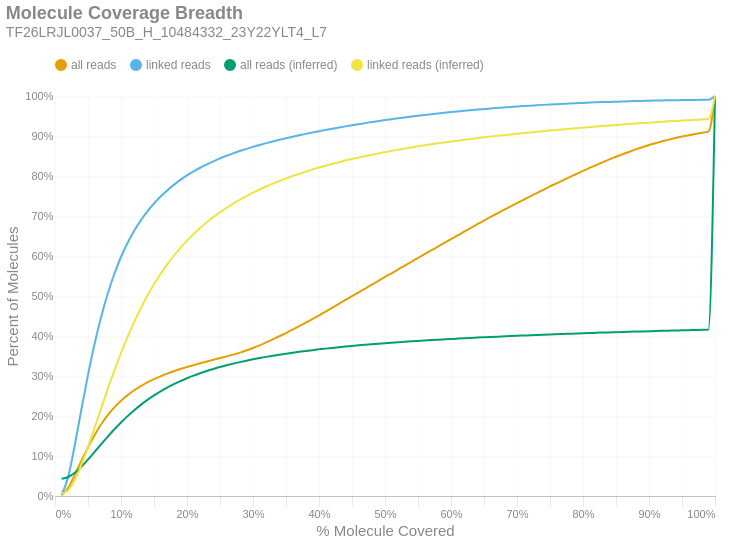

The notebook cell this image was saved under:
### Markdown cell above
### Molecule Read Coverage
This chart shows molecule coverage breadth as computed by the number of bases aligned to that molecule. In other words, "*how much of each unique long molecule is actually sequenced/aligned?*" Keep in mind there is a distinction between sequences and alignments, since some sequences belonging to a particular molecule may not align well and wouldn't appear in the alignment data. This chart also shows molecule coverage breadth as computed by the *inferred fragment* from which the aligned sequences originate. Unlike read coverage, this calculation takes into account the total insert size, including unsequenced gaps between the forward and reverse reads. Like the previous figures, these are cumulative percents.

### Code cell
if SKIPLR:
    print_html(f"Skipped")
else:
    binned_df = consolidated_hist(valids['coverage_bp'], mask, 0.01, True)
    binned_df_inf = consolidated_hist(valids['coverage_inserts'], mask, 0.01, True)
    binned_df = binned_df.with_columns(pl.lit(binned_df_inf['all reads (cumsum)']).alias('all reads (inferred)'))
    binned_df = binned_df.with_columns(pl.lit(binned_df_inf['linked reads (cumsum)']).alias('linked reads (inferred)'))
    binned_df = binned_df.with_columns(
        (pl.col('bin').cast(pl.Float64) + 0.01).alias('right_edge')
    )

    with SafeRender(binned_df):
        (
            density_plot(binned_df, 'Molecule Coverage Breadth', samplename, 'molcov', ['all reads (inferred)','linked reads (inferred)'])
            .encode(
                #x=alt.X('bin:Q', title="% Molecule Covered").axis(format = '%').scale(padding=0),
                x=alt.X('right_edge:Q', title="% Molecule Covered").axis(format='%').scale(padding=0),
                y=alt.Y('value:Q', title='Percent of Molecules')
                    .axis(format='%')
                    .stack(False)
                    .scale(domainMin=0, padding=0),
                color=alt.Color("key:N").scale(domain = ["all reads", "linked reads", "all reads (inferred)", "linked reads (inferred)"]),
                tooltip = [
                    alt.Tooltip("key:N", title = "Data Type"),
                    alt.Tooltip("range_label:N", title="% Molecule Covered"),
                    alt.Tooltip("value:Q", format = ".2%", title="% Molecules")
                ]
            )
        ).display()

### Figure 1 — Vega-Lite specification as saved in the notebook (floating-point values rounded to 4 significant figures)
{"width": "container", "height": 400, "config": {"title": {"anchor": "start", "dy": -15, "fontSize": 18, "color": "#888888", "subtitleColor": "#888888", "subtitleFontSize": 14}, "arc": {"fill": "#0072B2"}, "axis": {"domainColor": "#888888", "domainWidth": 0.5, "gridWidth": 0.2, "grid": false, "titleFontWeight": 400, "titleFontSize": 15, "labelFontSize": 11, "labelColor": "#888888", "tickColor": "#888888", "tickWidth": 0.2, "titleColor": "#888888"}, "axisBand": {"grid": false}, "axisX": {"grid": true, "tickSize": 10, "domainCap": "round"}, "axisY": {"domain": false, "grid": true, "tickSize": 0, "domainCap": "round"}, "background": "transparent", "header": {"labelFontSize": 15, "labelColor": "#888888", "titleFontSize": 15, "titleFontWeight": 600, "titleColor": "#888888"}, "legend": {"labelFont": "sans-serif", "labelFontSize": 12, "labelColor": "#888888", "symbolSize": 100, "symbolType": "circle", "titleFontSize": 12, "titlePadding": 10, "titleColor": "#888888", "title": null, "orient": "top"}, "range": {"category": ["#E69F00", "#56B4E9", "#009E73", "#F0E442", "#0072B2", "#D55E00", "#CC79A7", "#000000"], "diverging": ["#cfe8f3", "#a2d4ec", "#73bfe2", "#46abdb", "#1696d2", "#12719e"]}, "area": {"fill": "#0072B2", "fillOpacity": 0.7, "line": true, "strokeOpacity": 0.7}, "line": {"color": "#0072B2", "stroke": "#0072B2", "strokeWidth": 2}, "trail": {"color": "#0072B2", "stroke": "#0072B2", "strokeWidth": 0, "size": 1}, "point": {"filled": true, "fillOpacity": 1.0, "size": 95}, "text": {"color": "#888888", "fontSize": 11, "align": "right", "fontWeight": 400, "size": 11}, "bar": {"fill": "#0072B2", "stroke": null}, "view": {"stroke": null, "continuousWidth": 660, "continuousHeight": 400}}, "data": {"name": "data-6a3999353bb887e6ebb714929e23c12d"}, "mark": {"type": "line", "interpolate": "monotone", "point": {"opacity": 0, "size": 275}}, "encoding": {"color": {"field": "key", "scale": {"domain": ["all reads", "linked reads", "all reads (inferred)", "linked reads (inferred)"]}, "type": "nominal"}, "tooltip": [{"field": "key", "title": "Data Type", "type": "nominal"}, {"field": "range_label", "title": "% Molecule Covered", "type": "nominal"}, {"field": "value", "format": ".2%", "title": "% Molecules", "type": "quantitative"}], "x": {"axis": {"format": "%"}, "field": "right_edge", "scale": {"padding": 0}, "title": "% Molecule Covered", "type": "quantitative"}, "y": {"axis": {"format": "%"}, "field": "value", "scale": {"domainMin": 0, "padding": 0}, "stack": false, "title": "Percent of Molecules", "type": "quantitative"}}, "params": [{"name": "param_c36ac31b6afebe62", "select": {"type": "point", "fields": ["key"]}, "bind": "legend"}], "title": {"text": "Molecule Coverage Breadth", "subtitle": "TF26LRJL0037_50B_H_10484332_23Y22YLT4_L7"}, "transform": [{"fold": ["all reads (cumsum)", "linked reads (cumsum)", "all reads (inferred)", "linked reads (inferred)"]}, {"calculate": "replace(datum.key, ' (cumsum)', '')", "as": "key"}, {"filter": {"param": "param_c36ac31b6afebe62"}}], "usermeta": {"embedOptions": {"downloadFileName": "TF26LRJL0037_50B_H_10484332_23Y22YLT4_L7.molcov"}}, "$schema": "https://vega.github.io/schema/vega-lite/v6.4.1.json", "datasets": {"data-6a3999353bb887e6ebb714929e23c12d": [{"bin": "0.0", "interval": "0.0-0.01", "all reads": 0.001547, "linked reads": 0.002835, "all reads (cumsum)": 0.001547, "linked reads (cumsum)": 0.002835, "range_label": "0.0-0.01", "all reads (inferred)": 0.04322, "linked reads (inferred)": 0.005363, "right_edge": 0.01}, {"bin": "0.01", "interval": "0.01-0.02", "all reads": 0.01887, "linked reads": 0.04497, "all reads (cumsum)": 0.02041, "linked reads (cumsum)": 0.04781, "range_label": "0.01-0.02", "all reads (inferred)": 0.04749, "linked reads (inferred)": 0.01438, "right_edge": 0.02}, {"bin": "0.02", "interval": "0.02-0.03", "all reads": 0.0322, "linked reads": 0.07986, "all reads (cumsum)": 0.05262, "linked reads (cumsum)": 0.1277, "range_label": "0.02-0.03", "all reads (inferred)": 0.05805, "linked reads (inferred)": 0.03977, "right_edge": 0.03}, {"bin": "0.03", "interval": "0.03-0.04", "all reads": 0.03534, "linked reads": 0.08907, "all reads (cumsum)": 0.08796, "linked reads (cumsum)": 0.2167, "range_label": "0.03-0.04", "all reads (inferred)": 0.07332, "linked reads (inferred)": 0.07761, "right_edge": 0.04}, {"bin": "0.04", "interval": "0.04-0.05", "all reads": 0.03395, "linked reads": 0.08595, "all reads (cumsum)": 0.1219, "linked reads (cumsum)": 0.3027, "range_label": "0.04-0.05", "all reads (inferred)": 0.0912, "linked reads (inferred)": 0.1224, "right_edge": 0.05}, {"bin": "0.05", "interval": "0.05-0.06", "all reads": 0.03071, "linked reads": 0.07792, "all reads (cumsum)": 0.1526, "linked reads (cumsum)": 0.3806, "range_label": "0.05-0.06", "all reads (inferred)": 0.1103, "linked reads (inferred)": 0.1706, "right_edge": 0.06}, {"bin": "0.06", "interval": "0.06-0.07", "all reads": 0.02673, "linked reads": 0.06782, "all reads (cumsum)": 0.1794, "linked reads (cumsum)": 0.4484, "range_label": "0.06-0.07", "all reads (inferred)": 0.1297, "linked reads (inferred)": 0.2197, "right_edge": 0.07}, {"bin": "0.07", "interval": "0.07-0.08", "all reads": 0.02284, "linked reads": 0.05796, "all reads (cumsum)": 0.2022, "linked reads (cumsum)": 0.5064, "range_label": "0.07-0.08", "all reads (inferred)": 0.1486, "linked reads (inferred)": 0.2677, "right_edge": 0.08}, {"bin": "0.08", "interval": "0.08-0.09", "all reads": 0.01945, "linked reads": 0.04927, "all reads (cumsum)": 0.2216, "linked reads (cumsum)": 0.5557, "range_label": "0.08-0.09", "all reads (inferred)": 0.1668, "linked reads (inferred)": 0.3139, "right_edge": 0.09}, {"bin": "0.09", "interval": "0.09-0.1", "all reads": 0.01655, "linked reads": 0.04182, "all reads (cumsum)": 0.2382, "linked reads (cumsum)": 0.5975, "range_label": "0.09-0.1", "all reads (inferred)": 0.1838, "linked reads (inferred)": 0.3572, "right_edge": 0.1}, {"bin": "0.1", "interval": "0.1-0.11", "all reads": 0.01409, "linked reads": 0.03548, "all reads (cumsum)": 0.2523, "linked reads (cumsum)": 0.633, "range_label": "0.1-0.11", "all reads (inferred)": 0.1996, "linked reads (inferred)": 0.3976, "right_edge": 0.11}, {"bin": "0.11", "interval": "0.11-0.12", "all reads": 0.01205, "linked reads": 0.03023, "all reads (cumsum)": 0.2643, "linked reads (cumsum)": 0.6632, "range_label": "0.11-0.12", "all reads (inferred)": 0.2143, "linked reads (inferred)": 0.435, "right_edge": 0.12}, {"bin": "0.12", "interval": "0.12-0.13", "all reads": 0.01046, "linked reads": 0.02603, "all reads (cumsum)": 0.2748, "linked reads (cumsum)": 0.6892, "range_label": "0.12-0.13", "all reads (inferred)": 0.2278, "linked reads (inferred)": 0.4693, "right_edge": 0.13}, {"bin": "0.13", "interval": "0.13-0.14", "all reads": 0.009142, "linked reads": 0.02246, "all reads (cumsum)": 0.2839, "linked reads (cumsum)": 0.7117, "range_label": "0.13-0.14", "all reads (inferred)": 0.2402, "linked reads (inferred)": 0.5007, "right_edge": 0.14}, {"bin": "0.14", "interval": "0.14-0.15", "all reads": 0.008069, "linked reads": 0.01958, "all reads (cumsum)": 0.292, "linked reads (cumsum)": 0.7313, "range_label": "0.14-0.15", "all reads (inferred)": 0.2514, "linked reads (inferred)": 0.5292, "right_edge": 0.15}, {"bin": "0.15", "interval": "0.15-0.16", "all reads": 0.007266, "linked reads": 0.01737, "all reads (cumsum)": 0.2993, "linked reads (cumsum)": 0.7486, "range_label": "0.15-0.16", "all reads (inferred)": 0.2616, "linked reads (inferred)": 0.5552, "right_edge": 0.16}, {"bin": "0.16", "interval": "0.16-0.17", "all reads": 0.006567, "linked reads": 0.01543, "all reads (cumsum)": 0.3058, "linked reads (cumsum)": 0.7641, "range_label": "0.16-0.17", "all reads (inferred)": 0.2709, "linked reads (inferred)": 0.579, "right_edge": 0.17}, {"bin": "0.17", "interval": "0.17-0.18", "all reads": 0.005966, "linked reads": 0.01371, "all reads (cumsum)": 0.3118, "linked reads (cumsum)": 0.7778, "range_label": "0.17-0.18", "all reads (inferred)": 0.2795, "linked reads (inferred)": 0.6006, "right_edge": 0.18}, {"bin": "0.18", "interval": "0.18-0.19", "all reads": 0.00556, "linked reads": 0.01242, "all reads (cumsum)": 0.3173, "linked reads (cumsum)": 0.7902, "range_label": "0.18-0.19", "all reads (inferred)": 0.2873, "linked reads (inferred)": 0.6205, "right_edge": 0.19}, {"bin": "0.19", "interval": "0.19-0.2", "all reads": 0.005144, "linked reads": 0.01119, "all reads (cumsum)": 0.3225, "linked reads (cumsum)": 0.8014, "range_label": "0.19-0.2", "all reads (inferred)": 0.2944, "linked reads (inferred)": 0.6386, "right_edge": 0.2}, {"bin": "0.2", "interval": "0.2-0.21", "all reads": 0.004751, "linked reads": 0.01003, "all reads (cumsum)": 0.3272, "linked reads (cumsum)": 0.8114, "range_label": "0.2-0.21", "all reads (inferred)": 0.3009, "linked reads (inferred)": 0.6551, "right_edge": 0.21}, {"bin": "0.21", "interval": "0.21-0.22", "all reads": 0.004566, "linked reads": 0.009223, "all reads (cumsum)": 0.3318, "linked reads (cumsum)": 0.8206, "range_label": "0.21-0.22", "all reads (inferred)": 0.3069, "linked reads (inferred)": 0.6703, "right_edge": 0.22}, {"bin": "0.22", "interval": "0.22-0.23", "all reads": 0.004387, "linked reads": 0.008363, "all reads (cumsum)": 0.3362, "linked reads (cumsum)": 0.829, "range_label": "0.22-0.23", "all reads (inferred)": 0.3125, "linked reads (inferred)": 0.6843, "right_edge": 0.23}, {"bin": "0.23", "interval": "0.23-0.24", "all reads": 0.004327, "linked reads": 0.007786, "all reads (cumsum)": 0.3405, "linked reads (cumsum)": 0.8368, "range_label": "0.23-0.24", "all reads (inferred)": 0.3175, "linked reads (inferred)": 0.6972, "right_edge": 0.24}, {"bin": "0.24", "interval": "0.24-0.25", "all reads": 0.004263, "linked reads": 0.007153, "all reads (cumsum)": 0.3448, "linked reads (cumsum)": 0.8439, "range_label": "0.24-0.25", "all reads (inferred)": 0.3223, "linked reads (inferred)": 0.7094, "right_edge": 0.25}, {"bin": "0.25", "interval": "0.25-0.26", "all reads": 0.004231, "linked reads": 0.006604, "all reads (cumsum)": 0.349, "linked reads (cumsum)": 0.8505, "range_label": "0.25-0.26", "all reads (inferred)": 0.3267, "linked reads (inferred)": 0.7205, "right_edge": 0.26}, {"bin": "0.26", "interval": "0.26-0.27", "all reads": 0.004497, "linked reads": 0.006147, "all reads (cumsum)": 0.3535, "linked reads (cumsum)": 0.8567, "range_label": "0.26-0.27", "all reads (inferred)": 0.3309, "linked reads (inferred)": 0.731, "right_edge": 0.27}, {"bin": "0.27", "interval": "0.27-0.28", "all reads": 0.004915, "linked reads": 0.00571, "all reads (cumsum)": 0.3584, "linked reads (cumsum)": 0.8624, "range_label": "0.27-0.28", "all reads (inferred)": 0.3347, "linked reads (inferred)": 0.7407, "right_edge": 0.28}, {"bin": "0.28", "interval": "0.28-0.29", "all reads": 0.005449, "linked reads": 0.005412, "all reads (cumsum)": 0.3639, "linked reads (cumsum)": 0.8678, "range_label": "0.28-0.29", "all reads (inferred)": 0.3383, "linked reads (inferred)": 0.7498, "right_edge": 0.29}, {"bin": "0.29", "interval": "0.29-0.3", "all reads": 0.006053, "linked reads": 0.005095, "all reads (cumsum)": 0.3699, "linked reads (cumsum)": 0.8729, "range_label": "0.29-0.3", "all reads (inferred)": 0.3417, "linked reads (inferred)": 0.7583, "right_edge": 0.3}, {"bin": "0.3", "interval": "0.3-0.31", "all reads": 0.006647, "linked reads": 0.004729, "all reads (cumsum)": 0.3766, "linked reads (cumsum)": 0.8776, "range_label": "0.3-0.31", "all reads (inferred)": 0.3448, "linked reads (inferred)": 0.7662, "right_edge": 0.31}, {"bin": "0.31", "interval": "0.31-0.32", "all reads": 0.007303, "linked reads": 0.004519, "all reads (cumsum)": 0.3839, "linked reads (cumsum)": 0.8821, "range_label": "0.31-0.32", "all reads (inferred)": 0.3478, "linked reads (inferred)": 0.7738, "right_edge": 0.32}, {"bin": "0.32", "interval": "0.32-0.33", "all reads": 0.007661, "linked reads": 0.004271, "all reads (cumsum)": 0.3915, "linked reads (cumsum)": 0.8864, "range_label": "0.32-0.33", "all reads (inferred)": 0.3506, "linked reads (inferred)": 0.7809, "right_edge": 0.33}, {"bin": "0.33", "interval": "0.33-0.34", "all reads": 0.007776, "linked reads": 0.004049, "all reads (cumsum)": 0.3993, "linked reads (cumsum)": 0.8905, "range_label": "0.33-0.34", "all reads (inferred)": 0.3533, "linked reads (inferred)": 0.7875, "right_edge": 0.34}, {"bin": "0.34", "interval": "0.34-0.35", "all reads": 0.008124, "linked reads": 0.003925, "all reads (cumsum)": 0.4074, "linked reads (cumsum)": 0.8944, "range_label": "0.34-0.35", "all reads (inferred)": 0.3558, "linked reads (inferred)": 0.7939, "right_edge": 0.35}, {"bin": "0.35", "interval": "0.35-0.36", "all reads": 0.008451, "linked reads": 0.003801, "all reads (cumsum)": 0.4159, "linked reads (cumsum)": 0.8982, "range_label": "0.35-0.36", "all reads (inferred)": 0.3582, "linked reads (inferred)": 0.7999, "right_edge": 0.36}, {"bin": "0.36", "interval": "0.36-0.37", "all reads": 0.008608, "linked reads": 0.003631, "all reads (cumsum)": 0.4245, "linked reads (cumsum)": 0.9018, "range_label": "0.36-0.37", "all reads (inferred)": 0.3604, "linked reads (inferred)": 0.8056, "right_edge": 0.37}, {"bin": "0.37", "interval": "0.37-0.38", "all reads": 0.008745, "linked reads": 0.003502, "all reads (cumsum)": 0.4332, "linked reads (cumsum)": 0.9053, "range_label": "0.37-0.38", "all reads (inferred)": 0.3626, "linked reads (inferred)": 0.811, "right_edge": 0.38}, {"bin": "0.38", "interval": "0.38-0.39", "all reads": 0.008879, "linked reads": 0.003353, "all reads (cumsum)": 0.4421, "linked reads (cumsum)": 0.9087, "range_label": "0.38-0.39", "all reads (inferred)": 0.3647, "linked reads (inferred)": 0.8162, "right_edge": 0.39}, {"bin": "0.39", "interval": "0.39-0.4", "all reads": 0.009229, "linked reads": 0.00331, "all reads (cumsum)": 0.4514, "linked reads (cumsum)": 0.912, "range_label": "0.39-0.4", "all reads (inferred)": 0.3666, "linked reads (inferred)": 0.8211, "right_edge": 0.4}, {"bin": "0.4", "interval": "0.4-0.41", "all reads": 0.009388, "linked reads": 0.003093, "all reads (cumsum)": 0.4607, "linked reads (cumsum)": 0.9151, "range_label": "0.4-0.41", "all reads (inferred)": 0.3684, "linked reads (inferred)": 0.8257, "right_edge": 0.41}, {"bin": "0.41", "interval": "0.41-0.42", "all reads": 0.009845, "linked reads": 0.003097, "all reads (cumsum)": 0.4706, "linked reads (cumsum)": 0.9182, "range_label": "0.41-0.42", "all reads (inferred)": 0.3702, "linked reads (inferred)": 0.8301, "right_edge": 0.42}, {"bin": "0.42", "interval": "0.42-0.43", "all reads": 0.009801, "linked reads": 0.002932, "all reads (cumsum)": 0.4804, "linked reads (cumsum)": 0.9211, "range_label": "0.42-0.43", "all reads (inferred)": 0.3719, "linked reads (inferred)": 0.8344, "right_edge": 0.43}, {"bin": "0.43", "interval": "0.43-0.44", "all reads": 0.009671, "linked reads": 0.002917, "all reads (cumsum)": 0.4901, "linked reads (cumsum)": 0.924, "range_label": "0.43-0.44", "all reads (inferred)": 0.3735, "linked reads (inferred)": 0.8385, "right_edge": 0.44}, {"bin": "0.44", "interval": "0.44-0.45", "all reads": 0.009664, "linked reads": 0.002814, "all reads (cumsum)": 0.4997, "linked reads (cumsum)": 0.9268, "range_label": "0.44-0.45", "all reads (inferred)": 0.3751, "linked reads (inferred)": 0.8424, "right_edge": 0.45}, {"bin": "0.45", "interval": "0.45-0.46", "all reads": 0.00954, "linked reads": 0.002705, "all reads (cumsum)": 0.5093, "linked reads (cumsum)": 0.9295, "range_label": "0.45-0.46", "all reads (inferred)": 0.3766, "linked reads (inferred)": 0.8462, "right_edge": 0.46}, {"bin": "0.46", "interval": "0.46-0.47", "all reads": 0.009436, "linked reads": 0.002645, "all reads (cumsum)": 0.5187, "linked reads (cumsum)": 0.9322, "range_label": "0.46-0.47", "all reads (inferred)": 0.378, "linked reads (inferred)": 0.8498, "right_edge": 0.47}, {"bin": "0.47", "interval": "0.47-0.48", "all reads": 0.009627, "linked reads": 0.00255, "all reads (cumsum)": 0.5283, "linked reads (cumsum)": 0.9347, "range_label": "0.47-0.48", "all reads (inferred)": 0.3794, "linked reads (inferred)": 0.8532, "right_edge": 0.48}, {"bin": "0.48", "interval": "0.48-0.49", "all reads": 0.009352, "linked reads": 0.002487, "all reads (cumsum)": 0.5377, "linked reads (cumsum)": 0.9372, "range_label": "0.48-0.49", "all reads (inferred)": 0.3807, "linked reads (inferred)": 0.8565, "right_edge": 0.49}, {"bin": "0.49", "interval": "0.49-0.5", "all reads": 0.01028, "linked reads": 0.002495, "all reads (cumsum)": 0.5479, "linked reads (cumsum)": 0.9397, "range_label": "0.49-0.5", "all reads (inferred)": 0.382, "linked reads (inferred)": 0.8597, "right_edge": 0.5}, {"bin": "0.5", "interval": "0.5-0.51", "all reads": 0.008826, "linked reads": 0.00223, "all reads (cumsum)": 0.5568, "linked reads (cumsum)": 0.942, "range_label": "0.5-0.51", "all reads (inferred)": 0.3832, "linked reads (inferred)": 0.8628, "right_edge": 0.51}, {"bin": "0.51", "interval": "0.51-0.52", "all reads": 0.00985, "linked reads": 0.002257, "all reads (cumsum)": 0.5666, "linked reads (cumsum)": 0.9442, "range_label": "0.51-0.52", "all reads (inferred)": 0.3844, "linked reads (inferred)": 0.8657, "right_edge": 0.52}, {"bin": "0.52", "interval": "0.52-0.53", "all reads": 0.009442, "linked reads": 0.002197, "all reads (cumsum)": 0.5761, "linked reads (cumsum)": 0.9464, "range_label": "0.52-0.53", "all reads (inferred)": 0.3856, "linked reads (inferred)": 0.8686, "right_edge": 0.53}, {"bin": "0.53", "interval": "0.53-0.54", "all reads": 0.009576, "linked reads": 0.002135, "all reads (cumsum)": 0.5856, "linked reads (cumsum)": 0.9485, "range_label": "0.53-0.54", "all reads (inferred)": 0.3867, "linked reads (inferred)": 0.8714, "right_edge": 0.54}, {"bin": "0.54", "interval": "0.54-0.55", "all reads": 0.009386, "linked reads": 0.002032, "all reads (cumsum)": 0.595, "linked reads (cumsum)": 0.9506, "range_label": "0.54-0.55", "all reads (inferred)": 0.3878, "linked reads (inferred)": 0.8741, "right_edge": 0.55}, {"bin": "0.55", "interval": "0.55-0.56", "all reads": 0.009597, "linked reads": 0.001935, "all reads (cumsum)": 0.6046, "linked reads (cumsum)": 0.9525, "range_label": "0.55-0.56", "all reads (inferred)": 0.3888, "linked reads (inferred)": 0.8767, "right_edge": 0.56}, {"bin": "0.56", "interval": "0.56-0.57", "all reads": 0.009388, "linked reads": 0.001932, "all reads (cumsum)": 0.614, "linked reads (cumsum)": 0.9544, "range_label": "0.56-0.57", "all reads (inferred)": 0.3898, "linked reads (inferred)": 0.8792, "right_edge": 0.57}, {"bin": "0.57", "interval": "0.57-0.58", "all reads": 0.009136, "linked reads": 0.001813, "all reads (cumsum)": 0.6232, "linked reads (cumsum)": 0.9563, "range_label": "0.57-0.58", "all reads (inferred)": 0.3908, "linked reads (inferred)": 0.8816, "right_edge": 0.58}, {"bin": "0.58", "interval": "0.58-0.59", "all reads": 0.009368, "linked reads": 0.001747, "all reads (cumsum)": 0.6325, "linked reads (cumsum)": 0.958, "range_label": "0.58-0.59", "all reads (inferred)": 0.3917, "linked reads (inferred)": 0.8839, "right_edge": 0.59}, {"bin": "0.59", "interval": "0.59-0.6", "all reads": 0.009591, "linked reads": 0.001746, "all reads (cumsum)": 0.6421, "linked reads (cumsum)": 0.9598, "range_label": "0.59-0.6", "all reads (inferred)": 0.3926, "linked reads (inferred)": 0.8862, "right_edge": 0.6}, {"bin": "0.6", "interval": "0.6-0.61", "all reads": 0.009248, "linked reads": 0.001668, "all reads (cumsum)": 0.6514, "linked reads (cumsum)": 0.9614, "range_label": "0.6-0.61", "all reads (inferred)": 0.3935, "linked reads (inferred)": 0.8884, "right_edge": 0.61}, {"bin": "0.61", "interval": "0.61-0.62", "all reads": 0.00963, "linked reads": 0.001623, "all reads (cumsum)": 0.661, "linked reads (cumsum)": 0.963, "range_label": "0.61-0.62", "all reads (inferred)": 0.3944, "linked reads (inferred)": 0.8906, "right_edge": 0.62}, {"bin": "0.62", "interval": "0.62-0.63", "all reads": 0.009259, "linked reads": 0.001531, "all reads (cumsum)": 0.6702, "linked reads (cumsum)": 0.9646, "range_label": "0.62-0.63", "all reads (inferred)": 0.3952, "linked reads (inferred)": 0.8926, "right_edge": 0.63}, {"bin": "0.63", "interval": "0.63-0.64", "all reads": 0.009235, "linked reads": 0.001507, "all reads (cumsum)": 0.6795, "linked reads (cumsum)": 0.9661, "range_label": "0.63-0.64", "all reads (inferred)": 0.3961, "linked reads (inferred)": 0.8947, "right_edge": 0.64}, {"bin": "0.64", "interval": "0.64-0.65", "all reads": 0.00891, "linked reads": 0.001399, "all reads (cumsum)": 0.6884, "linked reads (cumsum)": 0.9675, "range_label": "0.64-0.65", "all reads (inferred)": 0.3969, "linked reads (inferred)": 0.8966, "right_edge": 0.65}, {"bin": "0.65", "interval": "0.65-0.66", "all reads": 0.009161, "linked reads": 0.001375, "all reads (cumsum)": 0.6976, "linked reads (cumsum)": 0.9689, "range_label": "0.65-0.66", "all reads (inferred)": 0.3976, "linked reads (inferred)": 0.8985, "right_edge": 0.66}, {"bin": "0.66", "interval": "0.66-0.67", "all reads": 0.008691, "linked reads": 0.001271, "all reads (cumsum)": 0.7062, "linked reads (cumsum)": 0.9701, "range_label": "0.66-0.67", "all reads (inferred)": 0.3984, "linked reads (inferred)": 0.9004, "right_edge": 0.67}, {"bin": "0.67", "interval": "0.67-0.68", "all reads": 0.008874, "linked reads": 0.001252, "all reads (cumsum)": 0.7151, "linked reads (cumsum)": 0.9714, "range_label": "0.67-0.68", "all reads (inferred)": 0.3991, "linked reads (inferred)": 0.9021, "right_edge": 0.68}, {"bin": "0.68", "interval": "0.68-0.69", "all reads": 0.008564, "linked reads": 0.001171, "all reads (cumsum)": 0.7237, "linked reads (cumsum)": 0.9725, "range_label": "0.68-0.69", "all reads (inferred)": 0.3999, "linked reads (inferred)": 0.9039, "right_edge": 0.69}, {"bin": "0.69", "interval": "0.69-0.7", "all reads": 0.008622, "linked reads": 0.00114, "all reads (cumsum)": 0.7323, "linked reads (cumsum)": 0.9737, "range_label": "0.69-0.7", "all reads (inferred)": 0.4006, "linked reads (inferred)": 0.9056, "right_edge": 0.7}, {"bin": "0.7", "interval": "0.7-0.71", "all reads": 0.008358, "linked reads": 0.001084, "all reads (cumsum)": 0.7407, "linked reads (cumsum)": 0.9748, "range_label": "0.7-0.71", "all reads (inferred)": 0.4012, "linked reads (inferred)": 0.9073, "right_edge": 0.71}, {"bin": "0.71", "interval": "0.71-0.72", "all reads": 0.008236, "linked reads": 0.001054, "all reads (cumsum)": 0.7489, "linked reads (cumsum)": 0.9758, "range_label": "0.71-0.72", "all reads (inferred)": 0.4019, "linked reads (inferred)": 0.9089, "right_edge": 0.72}, {"bin": "0.72", "interval": "0.72-0.73", "all reads": 0.008423, "linked reads": 0.001017, "all reads (cumsum)": 0.7573, "linked reads (cumsum)": 0.9768, "range_label": "0.72-0.73", "all reads (inferred)": 0.4026, "linked reads (inferred)": 0.9105, "right_edge": 0.73}, {"bin": "0.73", "interval": "0.73-0.74", "all reads": 0.008128, "linked reads": 0.0009675, "all reads (cumsum)": 0.7654, "linked reads (cumsum)": 0.9778, "range_label": "0.73-0.74", "all reads (inferred)": 0.4032, "linked reads (inferred)": 0.9121, "right_edge": 0.74}, {"bin": "0.74", "interval": "0.74-0.75", "all reads": 0.008397, "linked reads": 0.0009268, "all reads (cumsum)": 0.7738, "linked reads (cumsum)": 0.9787, "range_label": "0.74-0.75", "all reads (inferred)": 0.4038, "linked reads (inferred)": 0.9136, "right_edge": 0.75}, {"bin": "0.75", "interval": "0.75-0.76", "all reads": 0.007807, "linked reads": 0.0008691, "all reads (cumsum)": 0.7817, "linked reads (cumsum)": 0.9796, "range_label": "0.75-0.76", "all reads (inferred)": 0.4044, "linked reads (inferred)": 0.9151, "right_edge": 0.76}, {"bin": "0.76", "interval": "0.76-0.77", "all reads": 0.007909, "linked reads": 0.000826, "all reads (cumsum)": 0.7896, "linked reads (cumsum)": 0.9804, "range_label": "0.76-0.77", "all reads (inferred)": 0.405, "linked reads (inferred)": 0.9165, "right_edge": 0.77}, {"bin": "0.77", "interval": "0.77-0.78", "all reads": 0.007788, "linked reads": 0.0008191, "all reads (cumsum)": 0.7974, "linked reads (cumsum)": 0.9813, "range_label": "0.77-0.78", "all reads (inferred)": 0.4056, "linked reads (inferred)": 0.918, "right_edge": 0.78}, {"bin": "0.78", "interval": "0.78-0.79", "all reads": 0.007607, "linked reads": 0.0007653, "all reads (cumsum)": 0.805, "linked reads (cumsum)": 0.982, "range_label": "0.78-0.79", "all reads (inferred)": 0.4062, "linked reads (inferred)": 0.9194, "right_edge": 0.79}, {"bin": "0.79", "interval": "0.79-0.8", "all reads": 0.007931, "linked reads": 0.0007478, "all reads (cumsum)": 0.8129, "linked reads (cumsum)": 0.9828, "range_label": "0.79-0.8", "all reads (inferred)": 0.4068, "linked reads (inferred)": 0.9208, "right_edge": 0.8}, {"bin": "0.8", "interval": "0.8-0.81", "all reads": 0.007221, "linked reads": 0.0006826, "all reads (cumsum)": 0.8201, "linked reads (cumsum)": 0.9834, "range_label": "0.8-0.81", "all reads (inferred)": 0.4074, "linked reads (inferred)": 0.9221, "right_edge": 0.81}, {"bin": "0.81", "interval": "0.81-0.82", "all reads": 0.007172, "linked reads": 0.0006571, "all reads (cumsum)": 0.8273, "linked reads (cumsum)": 0.9841, "range_label": "0.81-0.82", "all reads (inferred)": 0.4079, "linked reads (inferred)": 0.9235, "right_edge": 0.82}, {"bin": "0.82", "interval": "0.82-0.83", "all reads": 0.007206, "linked reads": 0.0006128, "all reads (cumsum)": 0.8345, "linked reads (cumsum)": 0.9847, "range_label": "0.82-0.83", "all reads (inferred)": 0.4085, "linked reads (inferred)": 0.9249, "right_edge": 0.83}, {"bin": "0.83", "interval": "0.83-0.84", "all reads": 0.00689, "linked reads": 0.0005765, "all reads (cumsum)": 0.8414, "linked reads (cumsum)": 0.9853, "range_label": "0.83-0.84", "all reads (inferred)": 0.409, "linked reads (inferred)": 0.9262, "right_edge": 0.84}, {"bin": "0.84", "interval": "0.84-0.85", "all reads": 0.006631, "linked reads": 0.0005422, "all reads (cumsum)": 0.848, "linked reads (cumsum)": 0.9858, "range_label": "0.84-0.85", "all reads (inferred)": 0.4095, "linked reads (inferred)": 0.9274, "right_edge": 0.85}, {"bin": "0.85", "interval": "0.85-0.86", "all reads": 0.006435, "linked reads": 0.0005319, "all reads (cumsum)": 0.8544, "linked reads (cumsum)": 0.9864, "range_label": "0.85-0.86", "all reads (inferred)": 0.4101, "linked reads (inferred)": 0.9287, "right_edge": 0.86}, {"bin": "0.86", "interval": "0.86-0.87", "all reads": 0.00609, "linked reads": 0.0004899, "all reads (cumsum)": 0.8605, "linked reads (cumsum)": 0.9869, "range_label": "0.86-0.87", "all reads (inferred)": 0.4105, "linked reads (inferred)": 0.9299, "right_edge": 0.87}, {"bin": "0.87", "interval": "0.87-0.88", "all reads": 0.005938, "linked reads": 0.0004597, "all reads (cumsum)": 0.8665, "linked reads (cumsum)": 0.9873, "range_label": "0.87-0.88", "all reads (inferred)": 0.411, "linked reads (inferred)": 0.9311, "right_edge": 0.88}, {"bin": "0.88", "interval": "0.88-0.89", "all reads": 0.005516, "linked reads": 0.000419, "all reads (cumsum)": 0.872, "linked reads (cumsum)": 0.9877, "range_label": "0.88-0.89", "all reads (inferred)": 0.4115, "linked reads (inferred)": 0.9323, "right_edge": 0.89}, {"bin": "0.89", "interval": "0.89-0.9", "all reads": 0.005353, "linked reads": 0.0004131, "all reads (cumsum)": 0.8773, "linked reads (cumsum)": 0.9882, "range_label": "0.89-0.9", "all reads (inferred)": 0.412, "linked reads (inferred)": 0.9334, "right_edge": 0.9}, {"bin": "0.9", "interval": "0.9-0.91", "all reads": 0.004709, "linked reads": 0.0003617, "all reads (cumsum)": 0.882, "linked reads (cumsum)": 0.9885, "range_label": "0.9-0.91", "all reads (inferred)": 0.4124, "linked reads (inferred)": 0.9345, "right_edge": 0.91}, {"bin": "0.91", "interval": "0.91-0.92", "all reads": 0.005015, "linked reads": 0.0003599, "all reads (cumsum)": 0.8871, "linked reads (cumsum)": 0.9889, "range_label": "0.91-0.92", "all reads (inferred)": 0.4129, "linked reads (inferred)": 0.9356, "right_edge": 0.92}, {"bin": "0.92", "interval": "0.92-0.93", "all reads": 0.003869, "linked reads": 0.0003138, "all reads (cumsum)": 0.8909, "linked reads (cumsum)": 0.9892, "range_label": "0.92-0.93", "all reads (inferred)": 0.4133, "linked reads (inferred)": 0.9366, "right_edge": 0.93}, {"bin": "0.93", "interval": "0.93-0.94", "all reads": 0.003963, "linked reads": 0.0003172, "all reads (cumsum)": 0.8949, "linked reads (cumsum)": 0.9895, "range_label": "0.93-0.94", "all reads (inferred)": 0.4137, "linked reads (inferred)": 0.9376, "right_edge": 0.94}, {"bin": "0.94", "interval": "0.94-0.95", "all reads": 0.003876, "linked reads": 0.0002918, "all reads (cumsum)": 0.8988, "linked reads (cumsum)": 0.9898, "range_label": "0.94-0.95", "all reads (inferred)": 0.4141, "linked reads (inferred)": 0.9385, "right_edge": 0.95}, {"bin": "0.95", "interval": "0.95-0.96", "all reads": 0.002989, "linked reads": 0.0002713, "all reads (cumsum)": 0.9018, "linked reads (cumsum)": 0.9901, "range_label": "0.95-0.96", "all reads (inferred)": 0.4145, "linked reads (inferred)": 0.9395, "right_edge": 0.96}, {"bin": "0.96", "interval": "0.96-0.97", "all reads": 0.003164, "linked reads": 0.0002438, "all reads (cumsum)": 0.9049, "linked reads (cumsum)": 0.9903, "range_label": "0.96-0.97", "all reads (inferred)": 0.4149, "linked reads (inferred)": 0.9404, "right_edge": 0.97}, {"bin": "0.97", "interval": "0.97-0.98", "all reads": 0.002981, "linked reads": 0.000224, "all reads (cumsum)": 0.9079, "linked reads (cumsum)": 0.9905, "range_label": "0.97-0.98", "all reads (inferred)": 0.4153, "linked reads (inferred)": 0.9414, "right_edge": 0.98}, {"bin": "0.98", "interval": "0.98-0.99", "all reads": 0.002994, "linked reads": 0.000212, "all reads (cumsum)": 0.9109, "linked reads (cumsum)": 0.9907, "range_label": "0.98-0.99", "all reads (inferred)": 0.4158, "linked reads (inferred)": 0.9423, "right_edge": 0.99}, {"bin": "0.99", "interval": "0.99-1.0", "all reads": 0.0891, "linked reads": 0.009254, "all reads (cumsum)": 1.0, "linked reads (cumsum)": 1.0, "range_label": "0.99-1.0", "all reads (inferred)": 1.0, "linked reads (inferred)": 1.0, "right_edge": 1.0}]}}
